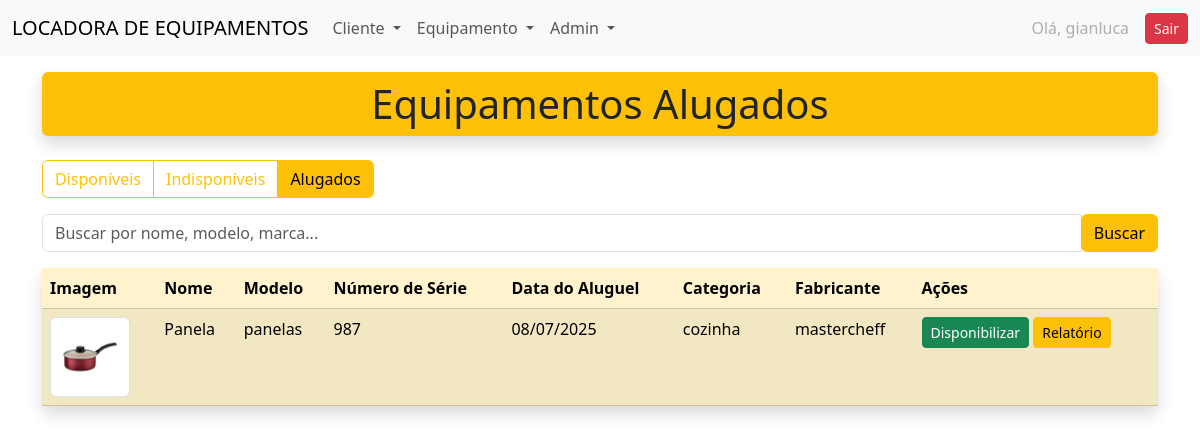
The page /locadora/equipamentos/alugados/ (signed in) on the database its author committed.
### locadora/models.py (models this page shows, shortened)
class Equipamento(models.Model):
    nome = models.CharField(max_length=100)
    modelo = models.CharField(max_length=100, blank=True, null=True)
    numero_serie = models.CharField(max_length=100, blank=True, null=True)
    status = models.CharField(
        max_length=20,
        choices=STATUS_CHOICES,
        default='DISPONIVEL'
    )
    categoria = models.CharField(max_length=100, blank=True, null=True)
    fabricante = models.CharField(max_length=100, blank=True, null=True)
    em_manutencao = models.BooleanField(default=False)
    data_alugado = models.DateField(null=True, blank=True)
    foto = StdImageField(
        upload_to='fotos/equipamentos',
        variations={'thumb': (150, 150), 'medium': (300, 300)},
        blank=True,
        null=True
    )

### locadora/views.py (the view, shortened to what this page needs)
# urls.py: path('equipamentos/alugados/', views.equipamentos_alugados, name='equipamentos_alugados'),
@login_required
def equipamentos_alugados(request):
    query = request.GET.get('busca', '')
    equipamentos = Equipamento.objects.filter(status='ALUGADO')
    dados = {
        'equipamentos': equipamentos,
        'query': query,
    }
    return render(request, 'locadora/lista_equipamentos_alugados.html', dados)

### locadora/templates/locadora/lista_equipamentos_alugados.html (shortened to what this page needs)
{% extends 'locadora/base.html' %}
{% block content %}
<div class="container my-3">
    <div class="row">
        <div class="col-12 mx-auto">
            <h1 class="text-center bg-warning text-dark py-2 shadow rounded">Equipamentos Alugados</h1>
        </div>
    </div>
</div>
<div class="container my-3">
    <div class="btn-group">
        <a href="{% url 'equipamentos' %}" class="btn btn-outline-warning">Disponíveis</a>
        <a href="{% url 'equipamentos_indisponiveis' %}" class="btn btn-outline-warning">Indisponíveis</a>
        <a href="{% url 'equipamentos_alugados' %}" class="btn btn-outline-warning active">Alugados</a>
    </div>
</div>
<div class="container my-3">
    <form method="GET" class="form-inline">
        <div class="input-group">
            <input type="text" name="busca" class="form-control" placeholder="Buscar por nome, modelo, marca..."
                   value="{{ query }}">
            <div class="input-group-append">
                <button class="btn btn-warning" type="submit">Buscar</button>
            </div>
        </div>
    </form>
</div>
<div class="container my-3">
    <div class="row">
        <div class="col-12 mx-auto">
            <table class="table table-hover table-warning table-striped shadow rounded">
                <thead class="bg-warning text-dark">
                    <tr>
                        <th>Imagem</th>
                        <th>Nome</th>
                        <th>Modelo</th>
                        <th>Número de Série</th>
                        <th>Data do Aluguel</th>
                        <th>Categoria</th>
                        <th>Fabricante</th>
                        <th>Ações</th>
                    </tr>
                </thead>
                <tbody>
                    {% for equipamento in equipamentos %}
                    <tr>
                        <td>
                            {% if equipamento.foto %}
                                <img src="{{ equipamento.foto.url }}" alt="{{ equipamento.nome }}" width="80" height="80" class="img-thumbnail">
                            {% else %}
                                <span class="text-muted">Sem foto</span>
                            {% endif %}
                        </td>
                        <td>{{ equipamento.nome }}</td>
                        <td>{{ equipamento.modelo }}</td>
                        <td>{{ equipamento.numero_serie }}</td>
                        <td>{{ equipamento.data_alugado|date:"d/m/Y" }}</td>
                        <td>{{ equipamento.categoria }}</td>
                        <td>{{ equipamento.fabricante }}</td>
                        <td>
                            <form method="post" action="{% url 'disponibilizar_equipamento' equipamento.id %}" style="display:inline;">
                                <button type="submit" class="btn btn-success btn-sm" onclick="return confirm('Tem certeza que deseja disponibilizar este equipamento?')">Disponibilizar</button>
                            </form>
                            <a href="{% url 'relatorio_equipamento' equipamento.id %}" class="btn btn-warning btn-sm">Relatório</a>
                        </td>
                    </tr>
                    {% empty %}
                        <tr><td colspan="8" class="text-center">Nenhum equipamento alugado encontrado.</td></tr>
                    {% endfor %}
                </tbody>
            </table>
        </div>
    </div>
</div>
{% endblock %}

### locadora/templates/locadora/partials/_menu.html (shortened to what this page needs)
<nav class="navbar navbar-expand-lg bg-body-tertiary">
  <div class="container-fluid">
    <a class="navbar-brand" href="#">LOCADORA DE EQUIPAMENTOS</a>
    <div class="collapse navbar-collapse" id="navbarNavDropdown">
      <ul class="navbar-nav">
        <li class="nav-item dropdown">
          <a class="nav-link dropdown-toggle" href="#" role="button" data-bs-toggle="dropdown" aria-expanded="false">
            Cliente
          </a>
        </li>
        <li class="nav-item dropdown">
          <a class="nav-link dropdown-toggle" href="#" role="button" data-bs-toggle="dropdown" aria-expanded="false">
            Equipamento
          </a>
        </li>
        <li class="nav-item dropdown">
          <a class="nav-link dropdown-toggle" href="#" role="button" data-bs-toggle="dropdown" aria-expanded="false">
            Admin
          </a>
        </li>
      </ul>
      {% if user.is_authenticated %}
      <ul class="navbar-nav ms-auto">
        <li class="nav-item">
          <div class="d-flex align-items-center gap-2">
            <span class="nav-link disabled mb-0">Olá, {{ user.username }}</span>
            <a class="btn btn-danger btn-sm" href="{% url 'logout' %}">Sair</a>
          </div>
        </li>
      </ul>
      {% endif %}
    </div>
  </div>
</nav>

### rows shown on the page
Equipamento: foto (picture), nome "Panela", modelo "panelas", numero_serie "987", data_alugado "08/07/2025", categoria "cozinha", fabricante "mastercheff"

### other values the page prints
{{ user.username }} "gianluca"
